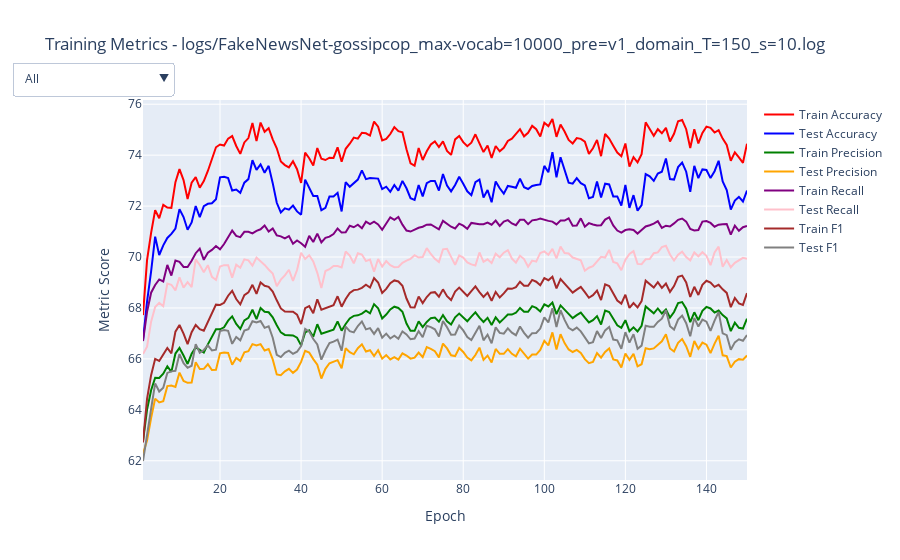

The notebook cell this image was saved under:
### Code cell
def process_log_files(log_dir, img_dir):
    log_files = glob.glob(os.path.join(log_dir, '*.log'))
    log_files = sorted(log_files)

    with open('plots.md', 'w') as f:
        f.write(f'# Plots\n')
        for log_file in log_files:
            fname = os.path.splitext(os.path.basename(log_file))[0] + '.svg'
            fpath = os.path.join(img_dir, fname)

            fig = plot_single(log_file=log_file)
            epoch_n = len(fig.data[0].y)

            fig.write_image(fpath, format='svg', width=1024, height=576)
            f.write(f'## {fname}\n')
            f.write(f'![{fname}]({fpath})\n')
            f.write(f'| Metric | Epoch 1 | Epoch {epoch_n} | &#8710;% last | Max | &#8710;% max | Std Dev |\n')
            f.write(f'| - | - | - | - | - | - | - |\n')
            for trace in fig.data:
                y = trace.y
                epoch1_y = y[0]
                epochn_y = y[-1]
                max_y = np.max(y)
                std_y = np.std(y)

                d100 = (epochn_y - epoch1_y) / epoch1_y * 100
                dmax = (max_y - epoch1_y) / epoch1_y * 100

                f.write(f'| {trace.name} | {epoch1_y:05.02f} | {epochn_y:05.02f} | {d100:05.02f} | {max_y:05.02f} | {dmax:05.02f} | {std_y:05.02f} |\n')

log_dir = "logs"
img_dir = "imgs"
os.makedirs(log_dir, exist_ok=True)
os.makedirs(img_dir, exist_ok=True)
process_log_files(log_dir, img_dir)

### Figure 1 — Plotly figure (JSON) as saved in the notebook; plotly's stock layout.template omitted (floating-point values rounded to 4 significant figures; data arrays with more than 128 entries replaced by an {"elided": "..."} marker saying what was removed)
{"data": [{"line": {"color": "red"}, "name": "Train Accuracy", "type": "scatter", "visible": true, "x": {"elided": "150 int values"}, "y": {"elided": "150 float values"}}, {"line": {"color": "blue"}, "name": "Test Accuracy", "type": "scatter", "visible": true, "x": {"elided": "150 int values"}, "y": {"elided": "150 float values"}}, {"line": {"color": "green"}, "name": "Train Precision", "type": "scatter", "visible": true, "x": {"elided": "150 int values"}, "y": {"elided": "150 float values"}}, {"line": {"color": "orange"}, "name": "Test Precision", "type": "scatter", "visible": true, "x": {"elided": "150 int values"}, "y": {"elided": "150 float values"}}, {"line": {"color": "purple"}, "name": "Train Recall", "type": "scatter", "visible": true, "x": {"elided": "150 int values"}, "y": {"elided": "150 float values"}}, {"line": {"color": "pink"}, "name": "Test Recall", "type": "scatter", "visible": true, "x": {"elided": "150 int values"}, "y": {"elided": "150 float values"}}, {"line": {"color": "brown"}, "name": "Train F1", "type": "scatter", "visible": true, "x": {"elided": "150 int values"}, "y": {"elided": "150 float values"}}, {"line": {"color": "gray"}, "name": "Test F1", "type": "scatter", "visible": true, "x": {"elided": "150 int values"}, "y": {"elided": "150 float values"}}], "layout": {"showlegend": true, "title": {"text": "Training Metrics - logs/FakeNewsNet-gossipcop_max-vocab=10000_pre=v1_domain_T=150_s=10.log"}, "updatemenus": [{"active": 0, "buttons": [{"args": [{"visible": [true, true, true, true, true, true, true, true]}, {"showlegend": true, "title": "Training Metrics", "yaxis_title": "Metric Score"}], "label": "All", "method": "update"}, {"args": [{"visible": [true, false, false, false, false, false, false, false]}, {"showlegend": true, "title": "Training Metrics - Train Accuracy", "yaxis_title": "Train Accuracy"}], "label": "9.94% Train Accuracy", "method": "update"}, {"args": [{"visible": [false, true, false, false, false, false, false, false]}, {"showlegend": true, "title": "Training Metrics - Test Accuracy", "yaxis_title": "Test Accuracy"}], "label": "8.81% Test Accuracy", "method": "update"}, {"args": [{"visible": [false, false, true, false, false, false, false, false]}, {"showlegend": true, "title": "Training Metrics - Train Precision", "yaxis_title": "Train Precision"}], "label": "7.66% Train Precision", "method": "update"}, {"args": [{"visible": [false, false, false, true, false, false, false, false]}, {"showlegend": true, "title": "Training Metrics - Test Precision", "yaxis_title": "Test Precision"}], "label": "6.18% Test Precision", "method": "update"}, {"args": [{"visible": [false, false, false, false, true, false, false, false]}, {"showlegend": true, "title": "Training Metrics - Train Recall", "yaxis_title": "Train Recall"}], "label": "6.78% Train Recall", "method": "update"}, {"args": [{"visible": [false, false, false, false, false, true, false, false]}, {"showlegend": true, "title": "Training Metrics - Test Recall", "yaxis_title": "Test Recall"}], "label": "5.65% Test Recall", "method": "update"}, {"args": [{"visible": [false, false, false, false, false, false, true, false]}, {"showlegend": true, "title": "Training Metrics - Train F1", "yaxis_title": "Train F1"}], "label": "9.34% Train F1", "method": "update"}, {"args": [{"visible": [false, false, false, false, false, false, false, true]}, {"showlegend": true, "title": "Training Metrics - Test F1", "yaxis_title": "Test F1"}], "label": "7.99% Test F1", "method": "update"}], "direction": "down", "showactive": true, "x": 0.05, "y": 1.1}], "xaxis": {"title": {"text": "Epoch"}}, "yaxis": {"title": {"text": "Metric Score"}}}}
